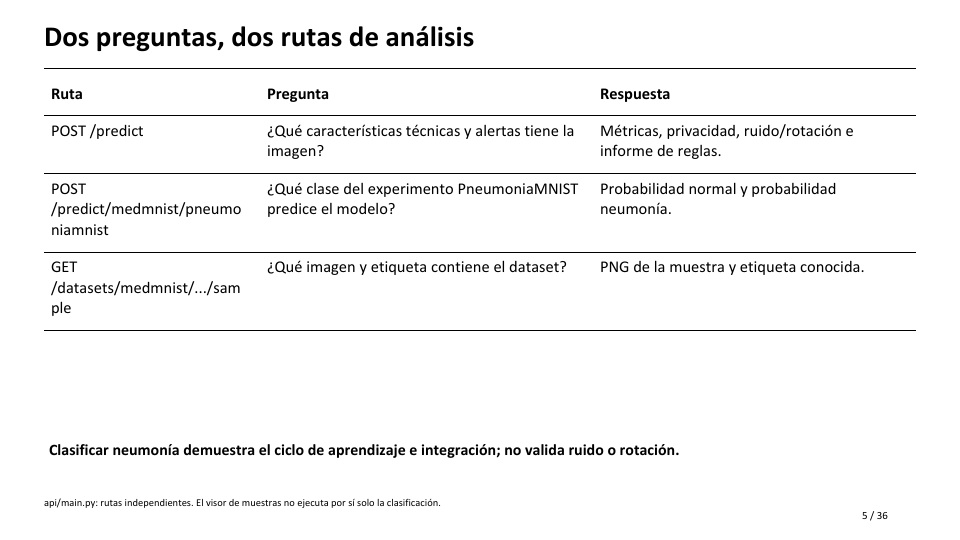
#> input picture tmp/pdfs/academic-05.png, 960 x 540 px, given as the content of the folder ../tmp/pdfs/academic-05.png, which was not available
$ python make_noise_dataset.py --input ../tmp/pdfs/academic-05.png --output out.png
#> lines starting #> are read from the running program, lines starting #| are printed output that depends on the picture; pictures that were not available may be replaced by others from this repository, and a replacement may not be noted
import argparse
import csv
import random
from pathlib import Path

import numpy as np
from PIL import Image, ImageEnhance, ImageFilter

RANDOM_SEED = 42


def apply_noise(img: Image.Image, rng: np.random.Generator, sigma: float, blur: bool) -> Image.Image:
    arr = np.asarray(img).astype(np.float32)
    gauss = rng.normal(0, sigma, arr.shape)
    arr = np.clip(arr + gauss, 0, 255).astype(np.uint8)
    noisy = Image.fromarray(arr)
    if blur:
        noisy = noisy.filter(ImageFilter.GaussianBlur(radius=rng.uniform(0.8, 2.5)))
    noisy = ImageEnhance.Brightness(noisy).enhance(rng.uniform(0.7, 1.3))
    noisy = ImageEnhance.Contrast(noisy).enhance(rng.uniform(0.8, 1.2))
    return noisy


def main():
    parser = argparse.ArgumentParser()
    parser.add_argument("--input", required=True, help="Carpeta con PNG originales (limpios)")
    parser.add_argument("--output", required=True, help="Carpeta de salida")
    parser.add_argument("--variants", type=int, default=150, help="Variantes ruidosas por imagen")
    parser.add_argument("--size", type=int, default=224)
    args = parser.parse_args()

    random.seed(RANDOM_SEED)
    np.random.seed(RANDOM_SEED)

    in_dir = Path(args.input)
    out_dir = Path(args.output)
    clean_dir = out_dir / "clean"
    noisy_dir = out_dir / "noisy"
    for d in (clean_dir, noisy_dir):
        d.mkdir(parents=True, exist_ok=True)

    files = sorted(p for p in in_dir.glob("*.png") if p.is_file())
    if not files:
        raise SystemExit(f"No se encontraron PNG en {in_dir}")

    rows = []
    for i, f in enumerate(files):
        img = Image.open(f).convert("L").resize((args.size, args.size))
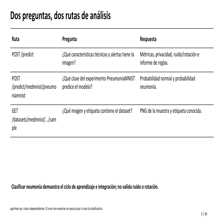
#> img: PIL image 224x224 L; min 6, max 255, mean 245.2
        clean_path = clean_dir / f.name
        img.save(clean_path)
        rows.append({"path": clean_path, "source_id": f.stem, "noise_label": 0})

        for v in range(args.variants):
            rng = np.random.default_rng(RANDOM_SEED * 1000 + i * args.variants + v)
            sigma = rng.uniform(8.0, 45.0)
            noisy = apply_noise(img, rng, sigma, blur=rng.random() < 0.5)
            noisy_path = noisy_dir / f"{f.stem}_noisy_{v:03d}.png"
            noisy.save(noisy_path)
            rows.append({"path": noisy_path, "source_id": f.stem, "noise_label": 1})

            if v < args.variants // 2:
                clean_var = ImageEnhance.Brightness(img).enhance(rng.uniform(0.85, 1.15))
                clean_var = ImageEnhance.Contrast(clean_var).enhance(rng.uniform(0.9, 1.1))
                clean_var_path = clean_dir / f"{f.stem}_clean_{v:03d}.png"
                clean_var.save(clean_var_path)
                rows.append({"path": clean_var_path, "source_id": f.stem, "noise_label": 0})
#> this loop made 150 passes
#> pass 1, in apply_noise, `arr = np.clip(arr + gauss, 0, 255).astype(np.uint8)`:
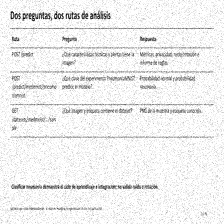
#> arr: shape (224, 224); min 0, max 255, mean 238
#> pass 1, in apply_noise, `noisy = noisy.filter(ImageFilter.GaussianBlur(radius=rng.uniform(0.8, ..`:
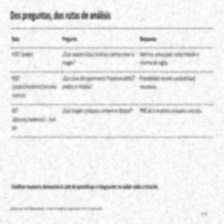
#> noisy: PIL image 224x224 L; min 102, max 255, mean 238.1
#> pass 1, in apply_noise, `noisy = ImageEnhance.Brightness(noisy).enhance(rng.uniform(0.7, 1.3))`:
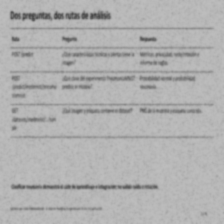
#> noisy: PIL image 224x224 L; min 75, max 189, mean 176.7
#> after the loop:
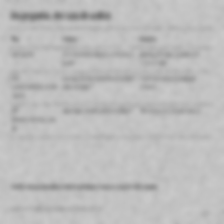
#> noisy: PIL image 224x224 L; min 125, max 200, mean 188.8
#> after the loop, rows = 226 items

    csv_path = out_dir / "labels_noise.csv"
    with open(csv_path, "w", newline="") as fh:
        writer = csv.DictWriter(fh, fieldnames=["path", "source_id", "noise_label"])
        writer.writeheader()
        writer.writerows(rows)

    n_clean = sum(1 for r in rows if r["noise_label"] == 0)
#> n_clean = 76
    n_noisy = sum(1 for r in rows if r["noise_label"] == 1)
#> n_noisy = 150
    print(f"OK: {n_clean} limpias, {n_noisy} ruidosas -> {csv_path}")
#| OK: 76 limpias, 150 ruidosas -> out.png/labels_noise.csv


if __name__ == "__main__":
    main()

$ run again, on tmp/pdfs/academic-07.png
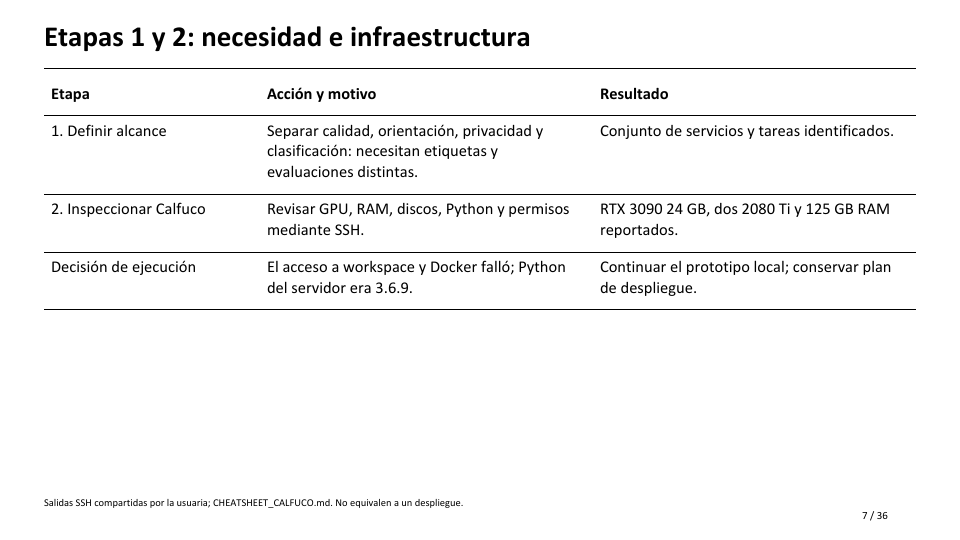
#> input picture tmp/pdfs/academic-07.png, 960 x 540 px, given as the content of the folder ../tmp/pdfs/academic-07.png, which was not available
#> the loop in main, `for v in range(args.variants):` made 150 passes
#> pass 1, in apply_noise, `arr = np.clip(arr + gauss, 0, 255).astype(np.uint8)`:
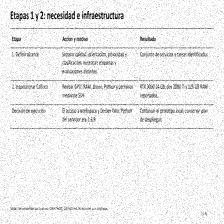
#> arr: shape (224, 224); min 0, max 255, mean 238.6
#> after the loop in main, `for v in range(args.variants):`:
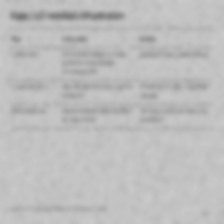
#> noisy: PIL image 224x224 L; min 123, max 201, mean 189.3
#> after the loop in main, `for v in range(args.variants):`: rows = 226 items
#> n_clean = 76
#> n_noisy = 150
#| OK: 76 limpias, 150 ruidosas -> out.png/labels_noise.csv
